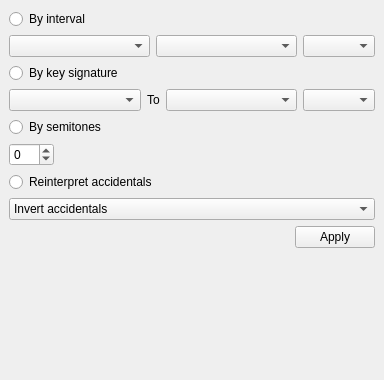
<?xml version="1.0" encoding="UTF-8"?>
<ui version="4.0">
 <class>uiTransposeView</class>
 <widget class="QDockWidget" name="uiTransposeView">
  <property name="geometry">
   <rect>
    <x>0</x>
    <y>0</y>
    <width>384</width>
    <height>380</height>
   </rect>
  </property>
  <property name="sizePolicy">
   <sizepolicy hsizetype="Minimum" vsizetype="Preferred">
    <horstretch>0</horstretch>
    <verstretch>0</verstretch>
   </sizepolicy>
  </property>
  <property name="windowTitle">
   <string>Transpose</string>
  </property>
  <widget class="QWidget" name="dockWidgetContents">
   <layout class="QVBoxLayout" name="verticalLayout_5">
    <item>
     <layout class="QVBoxLayout" name="verticalLayout">
      <item>
       <layout class="QVBoxLayout" name="verticalLayout_2">
        <item>
         <widget class="QRadioButton" name="uiByInterval">
          <property name="text">
           <string>By interval</string>
          </property>
         </widget>
        </item>
        <item>
         <layout class="QHBoxLayout" name="horizontalLayout_2">
          <item>
           <widget class="QComboBox" name="uiIntervalQuantity"/>
          </item>
          <item>
           <widget class="QComboBox" name="uiIntervalQuality"/>
          </item>
          <item>
           <widget class="QComboBox" name="uiIntervalDir">
            <property name="sizePolicy">
             <sizepolicy hsizetype="Maximum" vsizetype="Fixed">
              <horstretch>0</horstretch>
              <verstretch>0</verstretch>
             </sizepolicy>
            </property>
           </widget>
          </item>
         </layout>
        </item>
       </layout>
      </item>
      <item>
       <widget class="QRadioButton" name="uiByKeySig">
        <property name="text">
         <string>By key signature</string>
        </property>
       </widget>
      </item>
      <item>
       <layout class="QHBoxLayout" name="horizontalLayout">
        <item>
         <widget class="QComboBox" name="uiKeySigFrom"/>
        </item>
        <item>
         <widget class="QLabel" name="uiTo">
          <property name="sizePolicy">
           <sizepolicy hsizetype="Maximum" vsizetype="Preferred">
            <horstretch>0</horstretch>
            <verstretch>0</verstretch>
           </sizepolicy>
          </property>
          <property name="text">
           <string>To</string>
          </property>
         </widget>
        </item>
        <item>
         <widget class="QComboBox" name="uiKeySigTo"/>
        </item>
        <item>
         <widget class="QComboBox" name="uiKeySigDir">
          <property name="sizePolicy">
           <sizepolicy hsizetype="Maximum" vsizetype="Fixed">
            <horstretch>0</horstretch>
            <verstretch>0</verstretch>
           </sizepolicy>
          </property>
         </widget>
        </item>
       </layout>
      </item>
     </layout>
    </item>
    <item>
     <layout class="QVBoxLayout" name="verticalLayout_3">
      <item>
       <widget class="QRadioButton" name="uiBySemitones">
        <property name="text">
         <string>By semitones</string>
        </property>
       </widget>
      </item>
      <item>
       <widget class="QSpinBox" name="uiSemitones">
        <property name="sizePolicy">
         <sizepolicy hsizetype="Maximum" vsizetype="Fixed">
          <horstretch>0</horstretch>
          <verstretch>0</verstretch>
         </sizepolicy>
        </property>
        <property name="minimum">
         <number>-12</number>
        </property>
        <property name="maximum">
         <number>12</number>
        </property>
       </widget>
      </item>
     </layout>
    </item>
    <item>
     <layout class="QVBoxLayout" name="verticalLayout_4">
      <item>
       <widget class="QRadioButton" name="uiReinterpretAccidentals">
        <property name="text">
         <string>Reinterpret accidentals</string>
        </property>
       </widget>
      </item>
      <item>
       <widget class="QComboBox" name="uiReinterpretType">
        <property name="currentIndex">
         <number>2</number>
        </property>
        <item>
         <property name="text">
          <string>Sharps to Flats</string>
         </property>
         <property name="icon">
          <iconset>
           <normaloff>images:accidental/sharpstoflats.svg</normaloff>images:accidental/sharpstoflats.svg</iconset>
         </property>
        </item>
        <item>
         <property name="text">
          <string>Flats to Sharps</string>
         </property>
         <property name="icon">
          <iconset>
           <normaloff>images:accidental/flatstosharps.svg</normaloff>images:accidental/flatstosharps.svg</iconset>
         </property>
        </item>
        <item>
         <property name="text">
          <string>Invert accidentals</string>
         </property>
         <property name="icon">
          <iconset>
           <normaloff>images:accidental/invert.svg</normaloff>images:accidental/invert.svg</iconset>
         </property>
        </item>
       </widget>
      </item>
     </layout>
    </item>
    <item>
     <widget class="QDialogButtonBox" name="uiApply">
      <property name="standardButtons">
       <set>QDialogButtonBox::Apply</set>
      </property>
     </widget>
    </item>
    <item>
     <spacer name="verticalSpacer">
      <property name="orientation">
       <enum>Qt::Vertical</enum>
      </property>
      <property name="sizeHint" stdset="0">
       <size>
        <width>20</width>
        <height>0</height>
       </size>
      </property>
     </spacer>
    </item>
   </layout>
  </widget>
 </widget>
 <resources/>
 <connections/>
</ui>
